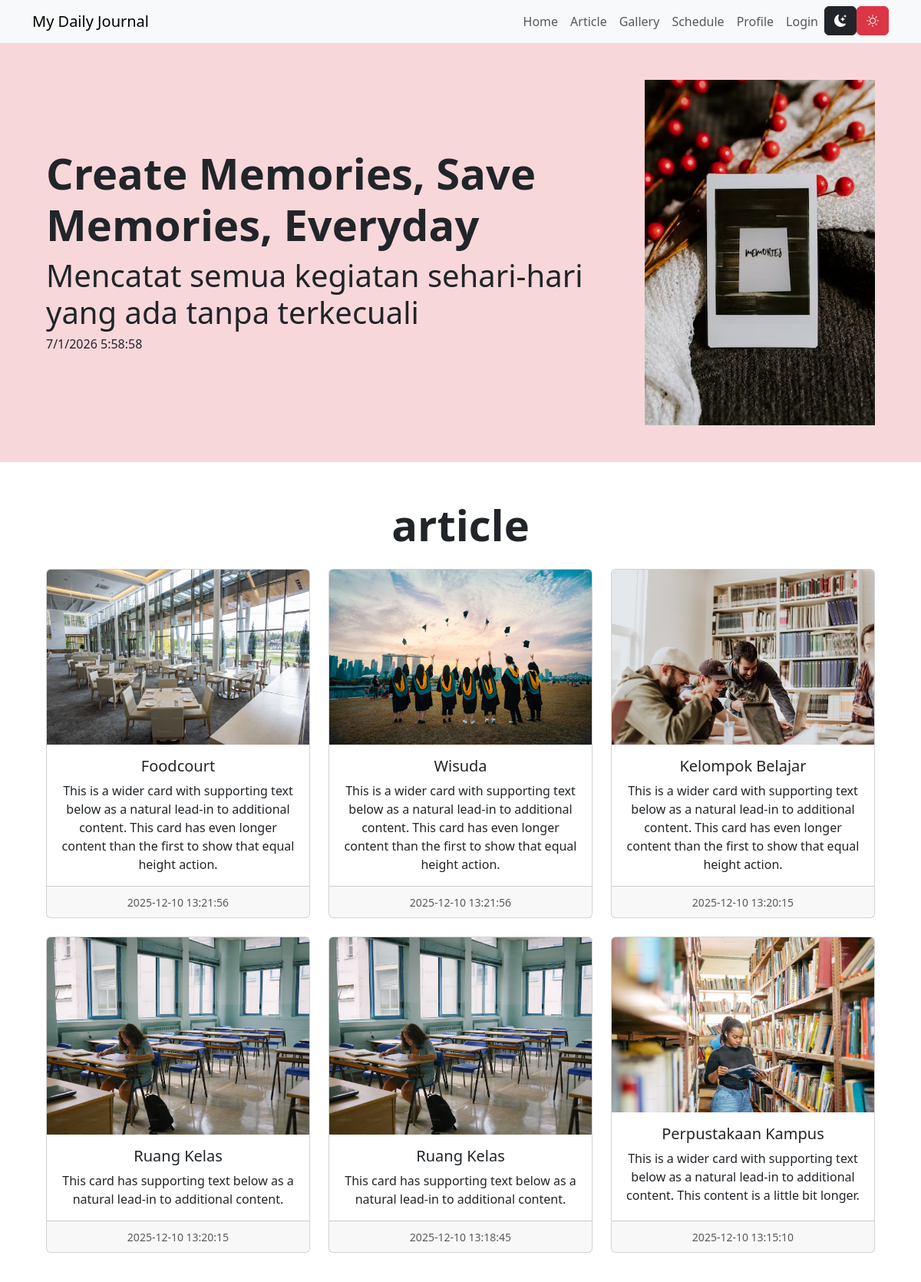
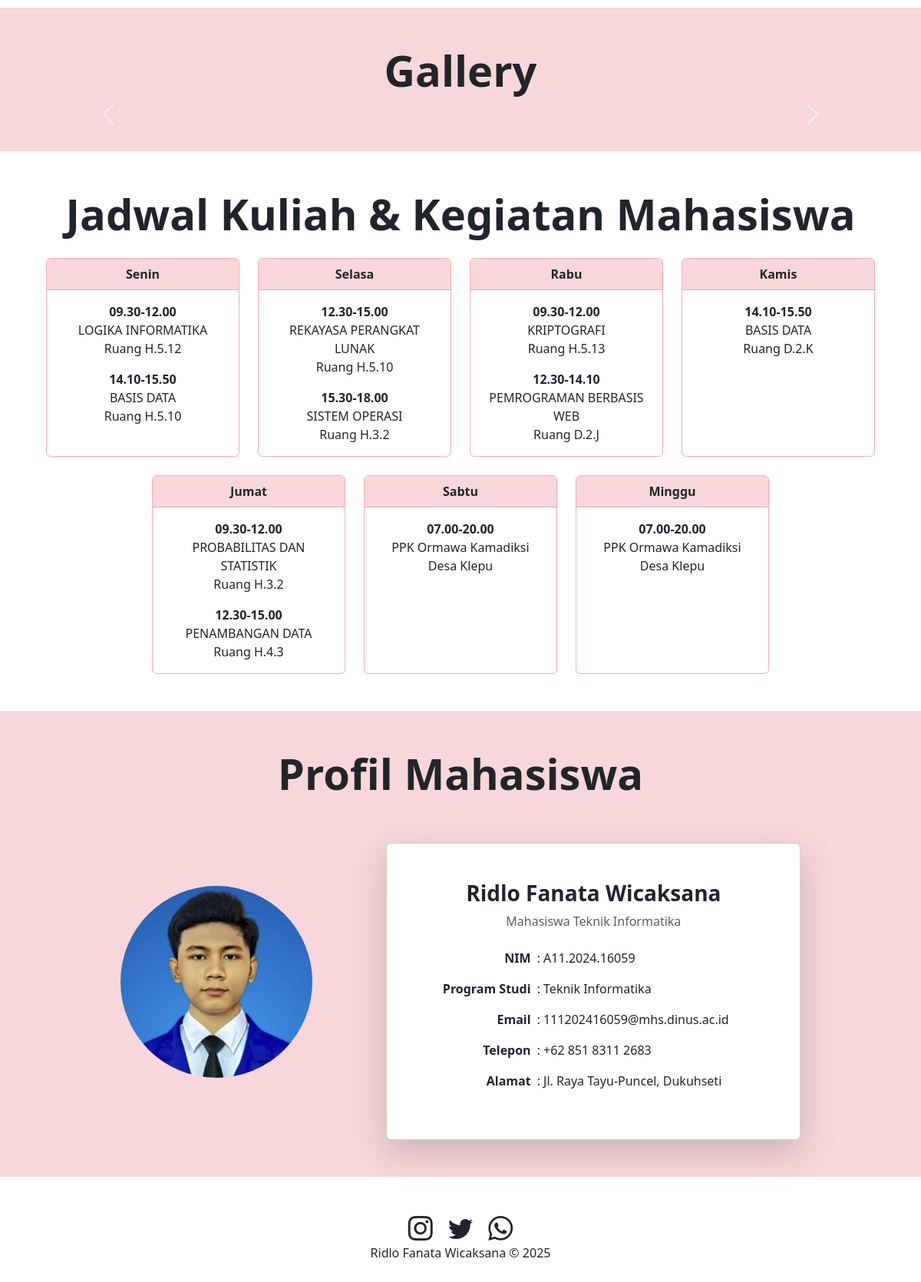
The page / on the database its author committed (2 pictures, top to bottom).
### tables this page shows
CREATE TABLE `article` (
  `id` int(11) NOT NULL,
  `judul` text NOT NULL,
  `isi` text NOT NULL,
  `gambar` text NOT NULL,
  `tanggal` datetime NOT NULL,
  `username` varchar(50) NOT NULL
);

### index.php (the view, shortened to what this page needs)
<?php
include "koneksi.php";
?>
<!DOCTYPE html>
<html lang="en">
<head>
  <link rel="stylesheet" href="https://cdn.jsdelivr.net/npm/bootstrap-icons@1.13.1/font/bootstrap-icons.min.css" />
  <link href="https://cdn.jsdelivr.net/npm/bootstrap@5.3.8/dist/css/bootstrap.min.css" rel="stylesheet"
 />
</head>
<body>
  <nav class="navbar navbar-expand-lg bg-body-tertiary sticky-top">
    <div class="container">
      <a class="navbar-brand" href="#">My Daily Journal</a>
      <div class="collapse navbar-collapse" id="navbarSupportedContent">
        <ul class="navbar-nav ms-auto mb-2 mb-lg-0 text-dark">
          <li class="nav-item">
            <a class="nav-link" href="#">Home</a>
          </li>
          <li class="nav-item">
            <a class="nav-link" href="#article">Article</a>
          </li>
          <li class="nav-item">
            <a class="nav-link" href="#gallery">Gallery</a>
          </li>
          <li class="nav-item">
            <a class="nav-link" href="#schedule">Schedule</a>
          </li>
          <li class="nav-item">
            <a class="nav-link" href="#profile">Profile</a>
          </li>
          <li class="nav-item">
            <a class="nav-link" href="login.php" target="_blank">Login</a>
          </li>
          <li class="nav-item">
            <button class="btn btn-dark rounded-2" id="gelap">
              <i class="bi bi-moon-stars-fill text-white"></i>
            </button>
          </li>
          <li class="nav-item">
            <button class="btn btn-danger rounded-2" id="terang">
              <i class="bi bi-brightness-high text-white"></i>
            </button>
          </li>
        </ul>
      </div>
    </div>
  </nav>
  <section id="hero" class="text-center p-5 bg-danger-subtle text-sm-start">
    <div class="container">
      <div class="d-sm-flex flex-sm-row-reverse align-items-center">
        <img src="img/banner.jpg" class="img-fluid" width="300" />
        <div class="isi">
          <h1 class="fw-bold display-4">
            Create Memories, Save Memories, Everyday
          </h1>
          <h4 class="lead display-6">
            Mencatat semua kegiatan sehari-hari yang ada tanpa terkecuali
          </h4>
          <h6>
            <span id="tanggal"></span>
            <span id="jam"></span>
          </h6>
        </div>
      </div>
    </div>
  </section>
  <section id="article" class="text-center p-5">
    <div class="container">
      <h1 class="fw-bold display-4 pb-3">article</h1>
      <div class="row row-cols-1 row-cols-md-3 g-4 justify-content-center">
        <?php
        $sql = "SELECT * FROM article ORDER BY tanggal DESC";
        $hasil = $conn->query($sql);
        while($row = $hasil->fetch_assoc()){
        ?>
          <div class="col">
            <div class="card h-100">
              <img src="img/<?= $row["gambar"]?>" class="card-img-top" alt="..." />
              <div class="card-body">
                <h5 class="card-title"><?= $row["judul"]?></h5>
                <p class="card-text">
                  <?= $row["isi"]?>
                </p>
              </div>
              <div class="card-footer">
                <small class="text-body-secondary">
                  <?= $row["tanggal"]?>
                </small>
              </div>
            </div>
          </div>
          <?php
        }
        ?>
      </div>
    </div>
  </section>
  <section id="gallery" class="text-center p-5 bg-danger-subtle isi">
    <div class="container">
      <h1 class="fw-bold display-4 pb-3">Gallery</h1>
      <div id="carouselExample" class="carousel slide">
        <button class="carousel-control-prev" type="button" data-bs-target="#carouselExample" data-bs-slide="prev">
          <span class="carousel-control-prev-icon" aria-hidden="true"></span>
        </button>
        <button class="carousel-control-next" type="button" data-bs-target="#carouselExample" data-bs-slide="next">
          <span class="carousel-control-next-icon" aria-hidden="true"></span>
        </button>
      </div>
    </div>
  </section>
  <section id="schedule" class="text-center p-5">
    <div class="container">
      <h1 class="fw-bold display-4 pb-3 isi">
        Jadwal Kuliah & Kegiatan Mahasiswa
      </h1>
      <div class="row row-cols-1 row-cols-md-4 g-4 justify-content-center">
        <div class="col">
          <div class="card h-100 border-danger-subtle brdr">
            <div class="card-header bg-danger-subtle fw-bold isi">Senin</div>
            <div class="card-body text-dark isi">
              <p class="card-text">
                <b>09.30-12.00</b>
                <br />LOGIKA INFORMATIKA <br />Ruang H.5.12
              </p>
              <p class="card-text">
                <b>14.10-15.50</b>
                <br />BASIS DATA <br />Ruang H.5.10
              </p>
            </div>
          </div>
        </div>
        <div class="col">
          <div class="card h-100 border-danger-subtle brdr">
            <div class="card-header bg-danger-subtle fw-bold isi">Selasa</div>
            <div class="card-body text-dark isi">
              <p class="card-text">
                <b>12.30-15.00</b>
                <br />REKAYASA PERANGKAT LUNAK <br />Ruang H.5.10
              </p>
              <p class="card-text">
                <b>15.30-18.00</b>
                <br />SISTEM OPERASI <br />Ruang H.3.2
              </p>
            </div>
          </div>
        </div>
        <div class="col">
          <div class="card h-100 border-danger-subtle brdr">
            <div class="card-header bg-danger-subtle fw-bold isi">Rabu</div>
            <div class="card-body text-dark isi">
              <p class="card-text">
                <b>09.30-12.00</b>
                <br />KRIPTOGRAFI <br />Ruang H.5.13
              </p>
              <p class="card-text">
                <b>12.30-14.10</b>
                <br />PEMROGRAMAN BERBASIS WEB <br />Ruang D.2.J
              </p>
            </div>
          </div>
        </div>
        <div class="col">
          <div class="card h-100 border-danger-subtle brdr">
            <div class="card-header bg-danger-subtle fw-bold isi">Kamis</div>
            <div class="card-body text-dark isi">
              <p class="card-text">
                <b>14.10-15.50</b>
                <br />BASIS DATA <br />Ruang D.2.K
              </p>
            </div>
          </div>
        </div>
        <div class="col">
          <div class="card h-100 border-danger-subtle brdr">
            <div class="card-header bg-danger-subtle fw-bold isi">Jumat</div>
            <div class="card-body text-dark isi">
              <p class="card-text">
                <b>09.30-12.00</b>
                <br />PROBABILITAS DAN STATISTIK <br />Ruang H.3.2
              </p>
              <p class="card-text">
                <b>12.30-15.00</b>
                <br />PENAMBANGAN DATA <br />Ruang H.4.3
              </p>
            </div>
          </div>
        </div>
        <div class="col">
          <div class="card h-100 border-danger-subtle brdr">
            <div class="card-header bg-danger-subtle fw-bold isi">Sabtu</div>
            <div class="card-body text-dark isi">
              <p class="card-text">
                <b>07.00-20.00</b>
                <br />PPK Ormawa Kamadiksi <br />Desa Klepu
              </p>
            </div>
          </div>
        </div>
        <div class="col">
          <div class="card h-100 border-danger-subtle brdr">
            <div class="card-header bg-danger-subtle fw-bold isi">Minggu</div>
            <div class="card-body text-dark isi">
              <p class="card-text">
                <b>07.00-20.00</b>
                <br />PPK Ormawa Kamadiksi <br />Desa Klepu
              </p>
            </div>
          </div>
        </div>
      </div>
    </div>
  </section>
  <section id="profile" class="text-center p-5 bg-danger-subtle">
    <div class="container">
      <h1 class="fw-bold display-4 pb-5 isi">Profil Mahasiswa</h1>
      <div class="d-md-flex flex-md-row align-items-center justify-content-md-evenly">
        <img src="img/profile.jpg" class="img-fluid rounded-circle mb-4"
          style="width: 250px; height: 250px; object-fit: cover;" alt="Foto Profil" />
        <div class="col-12 col-md-6">
          <div class="card shadow-lg">
            <div class="card-body p-5 isi">
              <h3 class="card-title fw-bold">Ridlo Fanata Wicaksana</h3>
              <p class="text-muted mb-4">Mahasiswa Teknik Informatika</p>
              <div class="row mb-3">
                <div class="col-4 fw-bold text-end pe-1">NIM</div>
                <div class="col-8 text-start ps-1">: A11.2024.16059</div>
              </div>
              <div class="row mb-3">
                <div class="col-4 fw-bold text-end pe-1">Program Studi</div>
                <div class="col-8 text-start ps-1">: Teknik Informatika</div>
              </div>
              <div class="row mb-3">
                <div class="col-4 fw-bold text-end pe-1">Email</div>
                <div class="col-8 text-start ps-1">: 111202416059@mhs.dinus.ac.id</div>
              </div>
              <div class="row mb-3">
                <div class="col-4 fw-bold text-end pe-1">Telepon</div>
                <div class="col-8 text-start ps-1">: +62 851 8311 2683</div>
              </div>
              <div class="row mb-3">
                <div class="col-4 fw-bold text-end pe-1">Alamat</div>
                <div class="col-8 text-start ps-1">: Jl. Raya Tayu-Puncel, Dukuhseti</div>
              </div>
            </div>
          </div>
        </div>
      </div>
    </div>
  </section>
  <footer class="text-center p-5 isi" id="footer">
    <div>
      <a href="https://www.instagram.com/_erefwe"><i class="bi bi-instagram h2 p-2 text-dark isi"></i></a>
      <a href="https://www.twitter.com/udinusofficial"><i class="bi bi-twitter h2 p-2 text-dark isi"></i></a>
      <a href="https://wa.me/6285183112683"><i class="bi bi-whatsapp h2 p-2 text-dark isi"></i></a>
    </div>
    <div>Ridlo Fanata Wicaksana &copy; 2025</div>
  </footer>
</body>
</html>

### rows shown on the page
article: gambar (picture), judul "Foodcourt", isi "This is a wider card with supporting text below as a natural lead-in to additional content. This card has even longer content than the first to show that equal height action.", tanggal "2025-12-10 13:21:56"
article: gambar (picture), judul "Wisuda", isi "This is a wider card with supporting text below as a natural lead-in to additional content. This card has even longer content than the first to show that equal height action.", tanggal "2025-12-10 13:21:56"
article: gambar (picture), judul "Kelompok Belajar", isi "This is a wider card with supporting text below as a natural lead-in to additional content. This card has even longer content than the first to show that equal height action.", tanggal "2025-12-10 13:20:15"
article: gambar (picture), judul "Ruang Kelas", isi "This card has supporting text below as a natural lead-in to additional content.", tanggal "2025-12-10 13:20:15"
article: gambar (picture), judul "Ruang Kelas", isi "This card has supporting text below as a natural lead-in to additional content.", tanggal "2025-12-10 13:18:45"
article: gambar (picture), judul "Perpustakaan Kampus", isi "This is a wider card with supporting text below as a natural lead-in to additional content. This content is a little bit longer.", tanggal "2025-12-10 13:15:10"
